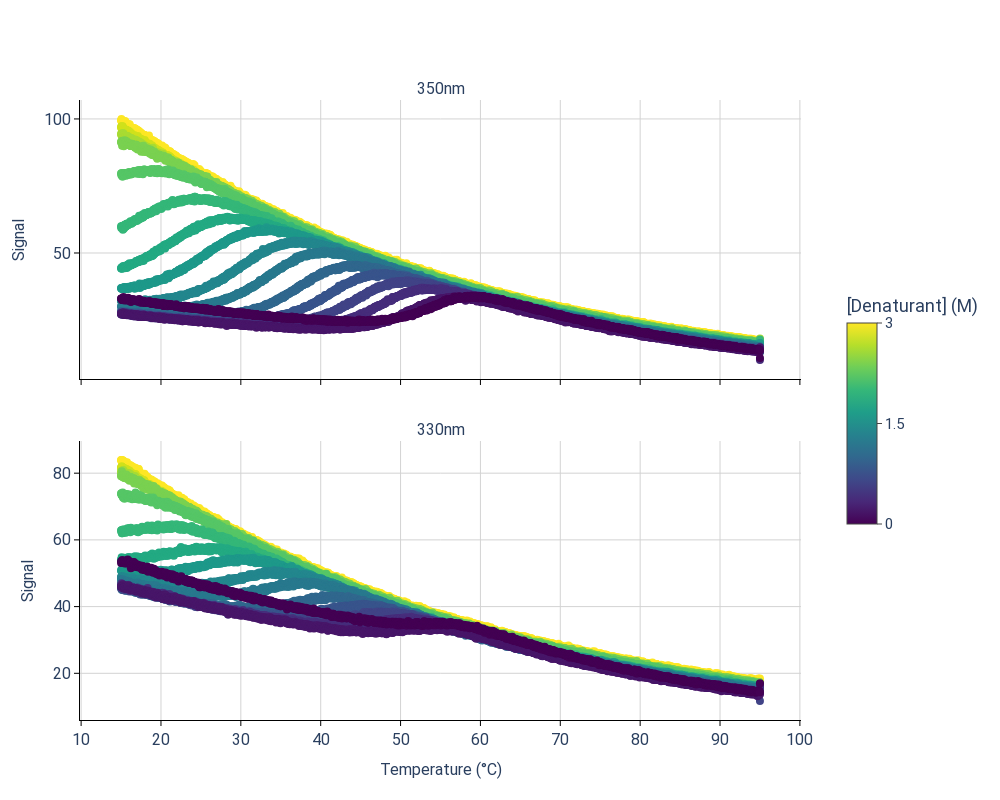

This figure's notebook cell:
### Code cell
# creating a Sample object for the storgae and processing of the DSF data
sample = Sample()

# reading the data
sample.read_file('../data/20191202_ACBP_15C_95C_processed.xlsx')

# Selecting conditions and data
sample.set_denaturant_concentrations()
sample.set_signal(['350nm', '330nm'])
sample.select_conditions()

plot_unfolding(sample)

### Figure 1 — Plotly figure (JSON) as saved in the notebook; plotly's stock layout.template omitted (floating-point values rounded to 4 significant figures; data arrays with more than 128 entries replaced by an {"elided": "..."} marker saying what was removed)
{"data": [{"marker": {"color": "#fde725", "size": 8}, "mode": "markers", "name": "3.01 M", "showlegend": false, "type": "scatter", "x": {"elided": "3181 float values"}, "xaxis": "x", "y": {"elided": "3181 float values"}, "yaxis": "y"}, {"marker": {"color": "#d0e11c", "size": 8}, "mode": "markers", "name": "2.81 M", "showlegend": false, "type": "scatter", "x": {"elided": "3181 float values"}, "xaxis": "x", "y": {"elided": "3181 float values"}, "yaxis": "y"}, {"marker": {"color": "#a8db34", "size": 8}, "mode": "markers", "name": "2.60 M", "showlegend": false, "type": "scatter", "x": {"elided": "3181 float values"}, "xaxis": "x", "y": {"elided": "3181 float values"}, "yaxis": "y"}, {"marker": {"color": "#7ad151", "size": 8}, "mode": "markers", "name": "2.41 M", "showlegend": false, "type": "scatter", "x": {"elided": "3181 float values"}, "xaxis": "x", "y": {"elided": "3181 float values"}, "yaxis": "y"}, {"marker": {"color": "#56c667", "size": 8}, "mode": "markers", "name": "2.21 M", "showlegend": false, "type": "scatter", "x": {"elided": "3181 float values"}, "xaxis": "x", "y": {"elided": "3181 float values"}, "yaxis": "y"}, {"marker": {"color": "#35b779", "size": 8}, "mode": "markers", "name": "2.00 M", "showlegend": false, "type": "scatter", "x": {"elided": "3181 float values"}, "xaxis": "x", "y": {"elided": "3181 float values"}, "yaxis": "y"}, {"marker": {"color": "#24aa83", "size": 8}, "mode": "markers", "name": "1.81 M", "showlegend": false, "type": "scatter", "x": {"elided": "3181 float values"}, "xaxis": "x", "y": {"elided": "3181 float values"}, "yaxis": "y"}, {"marker": {"color": "#1f998a", "size": 8}, "mode": "markers", "name": "1.60 M", "showlegend": false, "type": "scatter", "x": {"elided": "3181 float values"}, "xaxis": "x", "y": {"elided": "3181 float values"}, "yaxis": "y"}, {"marker": {"color": "#24878e", "size": 8}, "mode": "markers", "name": "1.40 M", "showlegend": false, "type": "scatter", "x": {"elided": "3181 float values"}, "xaxis": "x", "y": {"elided": "3181 float values"}, "yaxis": "y"}, {"marker": {"color": "#29798e", "size": 8}, "mode": "markers", "name": "1.21 M", "showlegend": false, "type": "scatter", "x": {"elided": "3181 float values"}, "xaxis": "x", "y": {"elided": "3181 float values"}, "yaxis": "y"}, {"marker": {"color": "#31688e", "size": 8}, "mode": "markers", "name": "1.00 M", "showlegend": false, "type": "scatter", "x": {"elided": "3181 float values"}, "xaxis": "x", "y": {"elided": "3181 float values"}, "yaxis": "y"}, {"marker": {"color": "#39558c", "size": 8}, "mode": "markers", "name": "0.80 M", "showlegend": false, "type": "scatter", "x": {"elided": "3181 float values"}, "xaxis": "x", "y": {"elided": "3181 float values"}, "yaxis": "y"}, {"marker": {"color": "#414487", "size": 8}, "mode": "markers", "name": "0.60 M", "showlegend": false, "type": "scatter", "x": {"elided": "3181 float values"}, "xaxis": "x", "y": {"elided": "3181 float values"}, "yaxis": "y"}, {"marker": {"color": "#472e7c", "size": 8}, "mode": "markers", "name": "0.40 M", "showlegend": false, "type": "scatter", "x": {"elided": "3181 float values"}, "xaxis": "x", "y": {"elided": "3181 float values"}, "yaxis": "y"}, {"marker": {"color": "#481769", "size": 8}, "mode": "markers", "name": "0.19 M", "showlegend": false, "type": "scatter", "x": {"elided": "3181 float values"}, "xaxis": "x", "y": {"elided": "3181 float values"}, "yaxis": "y"}, {"marker": {"color": "#440154", "size": 8}, "mode": "markers", "name": "0.00 M", "showlegend": false, "type": "scatter", "x": {"elided": "3181 float values"}, "xaxis": "x", "y": {"elided": "3181 float values"}, "yaxis": "y"}, {"marker": {"color": "#fde725", "size": 8}, "mode": "markers", "name": "3.01 M", "showlegend": false, "type": "scatter", "x": {"elided": "3181 float values"}, "xaxis": "x2", "y": {"elided": "3181 float values"}, "yaxis": "y2"}, {"marker": {"color": "#d0e11c", "size": 8}, "mode": "markers", "name": "2.81 M", "showlegend": false, "type": "scatter", "x": {"elided": "3181 float values"}, "xaxis": "x2", "y": {"elided": "3181 float values"}, "yaxis": "y2"}, {"marker": {"color": "#a8db34", "size": 8}, "mode": "markers", "name": "2.60 M", "showlegend": false, "type": "scatter", "x": {"elided": "3181 float values"}, "xaxis": "x2", "y": {"elided": "3181 float values"}, "yaxis": "y2"}, {"marker": {"color": "#7ad151", "size": 8}, "mode": "markers", "name": "2.41 M", "showlegend": false, "type": "scatter", "x": {"elided": "3181 float values"}, "xaxis": "x2", "y": {"elided": "3181 float values"}, "yaxis": "y2"}, {"marker": {"color": "#56c667", "size": 8}, "mode": "markers", "name": "2.21 M", "showlegend": false, "type": "scatter", "x": {"elided": "3181 float values"}, "xaxis": "x2", "y": {"elided": "3181 float values"}, "yaxis": "y2"}, {"marker": {"color": "#35b779", "size": 8}, "mode": "markers", "name": "2.00 M", "showlegend": false, "type": "scatter", "x": {"elided": "3181 float values"}, "xaxis": "x2", "y": {"elided": "3181 float values"}, "yaxis": "y2"}, {"marker": {"color": "#24aa83", "size": 8}, "mode": "markers", "name": "1.81 M", "showlegend": false, "type": "scatter", "x": {"elided": "3181 float values"}, "xaxis": "x2", "y": {"elided": "3181 float values"}, "yaxis": "y2"}, {"marker": {"color": "#1f998a", "size": 8}, "mode": "markers", "name": "1.60 M", "showlegend": false, "type": "scatter", "x": {"elided": "3181 float values"}, "xaxis": "x2", "y": {"elided": "3181 float values"}, "yaxis": "y2"}, {"marker": {"color": "#24878e", "size": 8}, "mode": "markers", "name": "1.40 M", "showlegend": false, "type": "scatter", "x": {"elided": "3181 float values"}, "xaxis": "x2", "y": {"elided": "3181 float values"}, "yaxis": "y2"}, {"marker": {"color": "#29798e", "size": 8}, "mode": "markers", "name": "1.21 M", "showlegend": false, "type": "scatter", "x": {"elided": "3181 float values"}, "xaxis": "x2", "y": {"elided": "3181 float values"}, "yaxis": "y2"}, {"marker": {"color": "#31688e", "size": 8}, "mode": "markers", "name": "1.00 M", "showlegend": false, "type": "scatter", "x": {"elided": "3181 float values"}, "xaxis": "x2", "y": {"elided": "3181 float values"}, "yaxis": "y2"}, {"marker": {"color": "#39558c", "size": 8}, "mode": "markers", "name": "0.80 M", "showlegend": false, "type": "scatter", "x": {"elided": "3181 float values"}, "xaxis": "x2", "y": {"elided": "3181 float values"}, "yaxis": "y2"}, {"marker": {"color": "#414487", "size": 8}, "mode": "markers", "name": "0.60 M", "showlegend": false, "type": "scatter", "x": {"elided": "3181 float values"}, "xaxis": "x2", "y": {"elided": "3181 float values"}, "yaxis": "y2"}, {"marker": {"color": "#472e7c", "size": 8}, "mode": "markers", "name": "0.40 M", "showlegend": false, "type": "scatter", "x": {"elided": "3181 float values"}, "xaxis": "x2", "y": {"elided": "3181 float values"}, "yaxis": "y2"}, {"marker": {"color": "#481769", "size": 8}, "mode": "markers", "name": "0.19 M", "showlegend": false, "type": "scatter", "x": {"elided": "3181 float values"}, "xaxis": "x2", "y": {"elided": "3181 float values"}, "yaxis": "y2"}, {"marker": {"color": "#440154", "size": 8}, "mode": "markers", "name": "0.00 M", "showlegend": false, "type": "scatter", "x": {"elided": "3181 float values"}, "xaxis": "x2", "y": {"elided": "3181 float values"}, "yaxis": "y2"}, {"hoverinfo": "skip", "marker": {"cmax": 3.01, "cmin": 0, "colorbar": {"len": 0.4, "orientation": "v", "outlinewidth": 1, "tickfont": {"size": 15}, "ticks": "outside", "ticktext": ["0", "1.5", "3"], "tickvals": [0, 1.505, 3.01], "title": {"text": "[Denaturant] (M)"}, "x": 1.05, "xanchor": "left", "y": 0.5, "yanchor": "middle"}, "colorscale": [[0, "#440154"], [0.1111, "#482878"], [0.2222, "#3e4989"], [0.3333, "#31688e"], [0.4444, "#26828e"], [0.5556, "#1f9e89"], [0.6667, "#35b779"], [0.7778, "#6ece58"], [0.8889, "#b5de2b"], [1, "#fde725"]]}, "mode": "markers", "showlegend": false, "type": "scatter", "x": [null], "xaxis": "x", "y": [null], "yaxis": "y"}], "layout": {"annotations": [{"font": {"size": 16}, "showarrow": false, "text": "350nm", "x": 0.5, "xanchor": "center", "xref": "paper", "y": 1, "yanchor": "bottom", "yref": "paper"}, {"font": {"size": 16}, "showarrow": false, "text": "330nm", "x": 0.5, "xanchor": "center", "xref": "paper", "y": 0.45, "yanchor": "bottom", "yref": "paper"}], "font": {"family": "Roboto"}, "height": 800, "legend": {"font": {"size": 15}}, "paper_bgcolor": "white", "plot_bgcolor": "white", "width": 1000, "xaxis": {"anchor": "y", "domain": [0, 1], "gridcolor": "lightgray", "gridwidth": 1, "linecolor": "black", "linewidth": 1, "matches": "x2", "showgrid": true, "showline": true, "showticklabels": false, "tickcolor": "black", "tickfont": {"size": 16}, "ticklen": 5, "ticks": "outside", "tickwidth": 1, "title": {"font": {"size": 16}, "text": ""}, "zeroline": false}, "xaxis2": {"anchor": "y2", "domain": [0, 1], "gridcolor": "lightgray", "gridwidth": 1, "linecolor": "black", "linewidth": 1, "showgrid": true, "showline": true, "tickcolor": "black", "tickfont": {"size": 16}, "ticklen": 5, "ticks": "outside", "tickwidth": 1, "title": {"font": {"size": 16}, "text": "Temperature (°C)"}, "zeroline": false}, "yaxis": {"anchor": "x", "domain": [0.55, 1], "gridcolor": "lightgray", "gridwidth": 1, "linecolor": "black", "linewidth": 1, "nticks": 5, "showgrid": true, "showline": true, "tickcolor": "black", "tickfont": {"size": 16}, "ticklen": 5, "ticks": "outside", "tickwidth": 1, "title": {"font": {"size": 16}, "text": "Signal"}, "zeroline": false}, "yaxis2": {"anchor": "x2", "domain": [0, 0.45], "gridcolor": "lightgray", "gridwidth": 1, "linecolor": "black", "linewidth": 1, "nticks": 5, "showgrid": true, "showline": true, "tickcolor": "black", "tickfont": {"size": 16}, "ticklen": 5, "ticks": "outside", "tickwidth": 1, "title": {"font": {"size": 16}, "text": "Signal"}, "zeroline": false}}}
